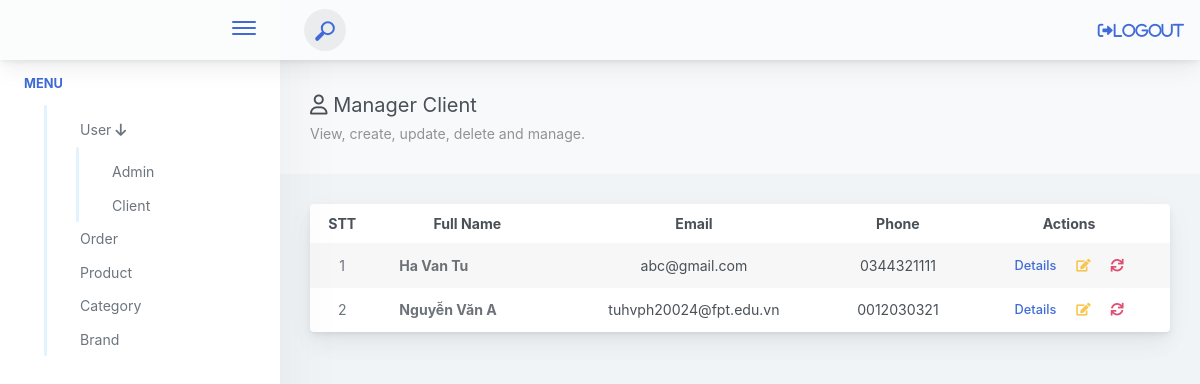
The page /admin/?act=client (signed in) on the database as committed earlier.
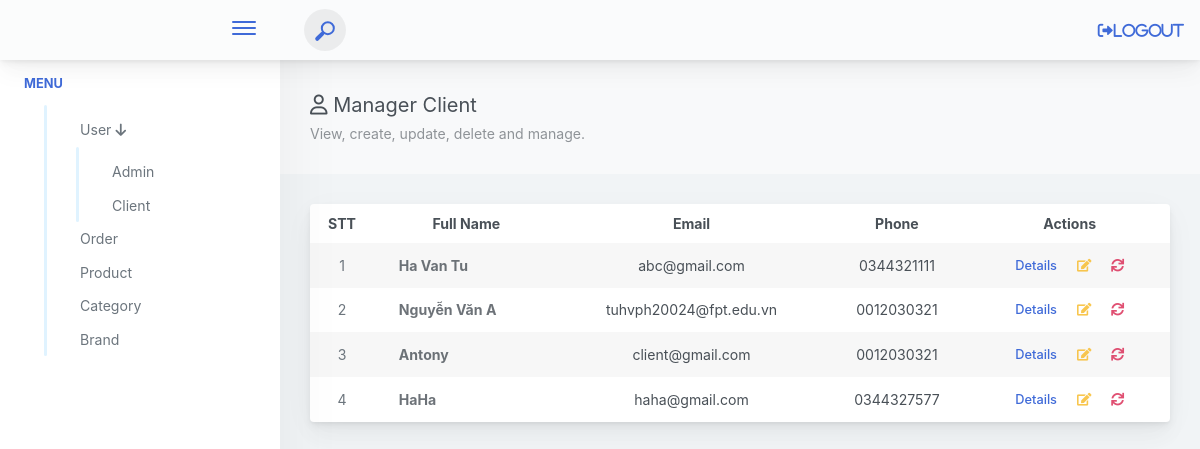
The same page on the database as committed later.
### tables this page shows
CREATE TABLE `user` (
  `id` int(11) NOT NULL,
  `fullname` varchar(50) DEFAULT NULL,
  `email` varchar(150) DEFAULT NULL,
  `phone_number` varchar(20) DEFAULT NULL,
  `address` varchar(255) DEFAULT NULL,
  `password` text DEFAULT NULL,
  `role_id` int(11) DEFAULT NULL,
  `created_at` datetime DEFAULT NULL,
  `updated_at` datetime DEFAULT NULL
);

### admin/controllers/AdminUserController.php (called while the page is built, shortened)
<?php
class AdminUserController
{
    public $modelUser;
    public function __construct()
    {
        $this->modelUser = new AdminUser();
    }
    public function client()
    {
        $listClient = $this->modelUser->getAllUser(2);
        require_once './views/manager/client/client.php';
    }
}

### admin/index.php (called while the page is built, shortened)
<?php
require_once '../commons/function.php';
require_once './controllers/AdminUserController.php';
require_once './model/AdminUser.php';
$act = $_GET['act'] ?? '/';
match ($act) {
    'user' => (new AdminUserController())->user(),
    'form-add-user' => (new AdminUserController())->formAddUser(),
    'add-user' => (new AdminUserController())->postAddUser(),
    'form-edit-user' => (new AdminUserController())->formEditUser(),
    'edit-user' => (new AdminUserController())->postEditUser(),
    'delete-user' => (new AdminUserController())->deleteUser(),
    'show-user' => (new AdminUserController())->showUser(),
    'reset-password' => (new AdminUserController())->resetPassword(),
    'client' => (new AdminUserController())->client(),
    'form-edit-client' => (new AdminUserController())->formEditClient(),
    'edit-client' => (new AdminUserController())->postEditClient(),
    'show-client' => (new AdminUserController())->showClient(),
    'login-admin' => (new AdminUserController())->formLogin(),
    'check-login-admin' => (new AdminUserController())->login(),
    'logout-admin' => (new AdminUserController())->Logout(),
    'product' => (new AdminProductController())->product(),
    'form-add-product' => (new AdminProductController())->formAddProduct(),
    'add-product' => (new AdminProductController())->postAddProduct(),
    'delete-product' => (new AdminProductController())->deleteProduct(),
    'show-product' => (new AdminProductController())->showProduct(),
    'edit-product' => (new AdminProductController())->postEditProduct(),
    'form-edit-product' => (new AdminProductController())->formEditProduct(),
    'category' => (new AdminCategoryController())->listCategory(),
    'form-add-category' => (new AdminCategoryController())->formAddCategory(),
    'add-category' => (new AdminCategoryController())->postAddCategory(),
    'form-edit-category' => (new AdminCategoryController())->formEditCategory(),
    'edit-category' => (new AdminCategoryController())->postEditCategory(),
    'delete-category' => (new AdminCategoryController())->deleteCategory(),
    'order' => (new AdminOrderController())->order(),
    'delete-order' => (new AdminOrderController())->deleteOrder(),
    'show-order' => (new AdminOrderController())->showOrder(),
    'edit-order' => (new AdminOrderController())->postEditOrder(),
    'form-edit-order' => (new AdminOrderController())->formEditOrder(),
};

### commons/function.php (called while the page is built, shortened)
<?php
function connectDB()
{
    $host = DB_HOST;
    $port = DB_PORT;
    $dbname = DB_NAME;
    try {
        $conn = new PDO("mysql:host=$host;port=$port;dbname=$dbname", DB_USERNAME, DB_PASSWORD);
        $conn->setAttribute(PDO::ATTR_ERRMODE, PDO::ERRMODE_EXCEPTION);
        $conn->setAttribute(PDO::ATTR_DEFAULT_FETCH_MODE, PDO::FETCH_ASSOC);
        return $conn;
    } catch (PDOException $e) {
        echo ("Connection failed: " . $e->getMessage());
    }
}

### admin/model/AdminUser.php (called while the page is built, shortened)
<?php
class AdminUser
{
   public $conn;
   public function __construct()
   {
      $this->conn = connectDB();
   }
   public function getAllUser($role_id)
   {
      try {
         $sql = 'SELECT * FROM user WHERE role_id = :role_id';
         $stmt = $this->conn->prepare($sql);
         $stmt->execute([':role_id' => $role_id]);
         return $stmt->fetchAll();
      } catch (\Exception $e) {
         echo "Lỗi" . $e->getMessage();
      }
   }
}

### admin/views/manager/client/client.php (the view, shortened to what the changed rows need)
<?php include './views/layout/header.php' ?>
<div class="app-main__outer">
    <div class="app-main__inner">
        <div class="row">
            <div class="col-md-12">
                <div class="main-card mb-3 card">
                    <div class="table-responsive">
                        <table class="align-middle mb-0 table table-borderless table-striped table-hover">
                            <thead>
                                <tr>
                                    <th class="text-center">STT</th>
                                    <th class="text-center">Full Name</th>
                                    <th class="text-center">Email</th>
                                    <th class="text-center">Phone</th>
                                    <th class="text-center">Actions</th>
                                </tr>
                            </thead>
                            <tbody>
                                <?php foreach ($listClient as $key => $client): ?>
                                    <tr>
                                        <td class="text-center text-muted"><?= $key + 1 ?> </td>
                                        <td>
                                            <div class="widget-content p-0">
                                                <div class="widget-content-wrapper">
                                                    <div class="widget-content-left flex2">
                                                        <div class="widget-heading"><?= $client['fullname'] ?> </div>
                                                    </div>
                                                </div>
                                            </div>
                                        </td>
                                        <td class="text-center"> <?= $client['email'] ?></td>
                                        <td class="text-center">
                                            <?= $client['phone_number'] ?>
                                        </td>
                                        <td class="text-center">
                                            <a href="<?= BASE_URL_ADMIN . '?act=show-client&id_client=' . $client['id'] ?>"
                                                class="btn btn-hover-shine btn-outline-primary border-0 btn-sm">
                                                Details
                                            </a>
                                            <a href="<?= BASE_URL_ADMIN . '?act=form-edit-client&id_client=' . $client['id'] ?>" data-toggle="tooltip" title="Edit"
                                                data-placement="bottom" class="btn btn-outline-warning border-0 btn-sm">
                                                <span class="btn-icon-wrapper opacity-8">
                                                    <i class="fa fa-edit fa-w-20"></i>
                                                </span>
                                            </a>
                                            <a href="<?= BASE_URL_ADMIN . '?act=reset-password&id_user=' . $client['id'] ?>" onclick="return confirm('Do you really want to reset password?')">
                                                <button class="btn btn-hover-shine btn-outline-danger border-0 btn-sm"
                                                    type="submit" data-toggle="tooltip" title="Reset Password"
                                                    data-placement="bottom">
                                                    <span class="btn-icon-wrapper opacity-8">
                                                        <i class="fa fa-sync fa-w-20"></i>
                                                    </span>
                                                </button>
                                            </a>
                                        </td>
                                    </tr>
                                <?php endforeach ?>
                            </tbody>
                        </table>
                    </div>
                </div>
            </div>
        </div>
    </div>
</div>
</div>
</div>
</body>
</html>

Rows that differ between the two databases and show on the page:
added user: fullname "Antony", email "client@gmail.com", phone_number "0012030321"
added user: fullname "HaHa", email "haha@gmail.com", phone_number "0344327577"
